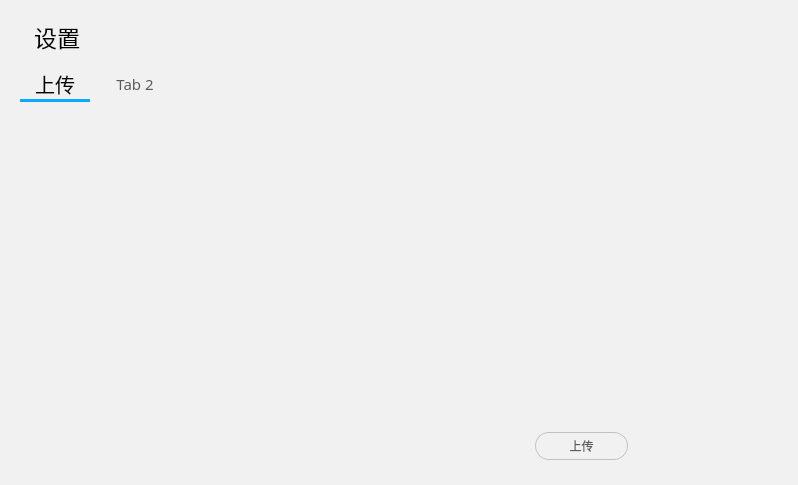
<?xml version="1.0" encoding="UTF-8"?>
<ui version="4.0">
 <class>Set</class>
 <widget class="QWidget" name="Set">
  <property name="geometry">
   <rect>
    <x>0</x>
    <y>0</y>
    <width>798</width>
    <height>485</height>
   </rect>
  </property>
  <property name="windowTitle">
   <string>Form</string>
  </property>
  <property name="styleSheet">
   <string notr="true">background-color: rgb(241, 241, 241);</string>
  </property>
  <layout class="QVBoxLayout" name="verticalLayout">
   <property name="spacing">
    <number>15</number>
   </property>
   <property name="leftMargin">
    <number>15</number>
   </property>
   <property name="topMargin">
    <number>20</number>
   </property>
   <property name="rightMargin">
    <number>15</number>
   </property>
   <property name="bottomMargin">
    <number>0</number>
   </property>
   <item>
    <widget class="QLabel" name="SetLabel">
     <property name="font">
      <font>
       <family>微软雅黑</family>
       <pointsize>-1</pointsize>
       <weight>50</weight>
       <bold>false</bold>
      </font>
     </property>
     <property name="styleSheet">
      <string notr="true">font-size: 23px;
font-weight: 400;
margin-left: 13px;</string>
     </property>
     <property name="text">
      <string>设置</string>
     </property>
    </widget>
   </item>
   <item>
    <widget class="QTabWidget" name="tabWidget">
     <property name="font">
      <font>
       <family>微软雅黑</family>
      </font>
     </property>
     <property name="styleSheet">
      <string notr="true">QTabWidget {
	background-color: rgb(241, 241, 241);
	border-style: none;
	padding-top: 50px;
}

QTabBar::tab {
	font-size: 15px;
	color: rgb(91, 91, 91);
	background-color: rgb(241, 241, 241);
	width: 70px;
	height: 30px;
	border-style: none;
	margin-right: 5px;
	margin-left: 5px;
}

QTabBar::tab::selected {
	font-size: 20px;
	color: #000;
	background-color: rgb(241, 241, 241);
	font-weight: 400;
	border-bottom: 3px solid rgb(8, 169, 255);
}

QTabBar::tab::hover {
	color: #000;
	background-color: rgb(241, 241, 241);
}</string>
     </property>
     <property name="currentIndex">
      <number>0</number>
     </property>
     <widget class="QWidget" name="tab">
      <attribute name="title">
       <string>上传</string>
      </attribute>
      <widget class="QPushButton" name="UploadBtn">
       <property name="geometry">
        <rect>
         <x>520</x>
         <y>330</y>
         <width>93</width>
         <height>28</height>
        </rect>
       </property>
       <property name="font">
        <font>
         <family>微软雅黑</family>
        </font>
       </property>
       <property name="styleSheet">
        <string notr="true">QPushButton {
	border: 1px solid rgb(193, 193, 193);
	border-radius: 14px;
	color: rgb(91, 91, 91);
	background-color: rgb(241, 241, 241);
}

QPushButton::hover {
	background-color: rgb(204, 204, 204);
}

QPushButton::pressed {
	background-color: rgb(176, 176, 176);
}</string>
       </property>
       <property name="text">
        <string>上传</string>
       </property>
      </widget>
     </widget>
     <widget class="QWidget" name="tab_2">
      <attribute name="title">
       <string>Tab 2</string>
      </attribute>
     </widget>
    </widget>
   </item>
  </layout>
 </widget>
 <resources/>
 <connections/>
</ui>
